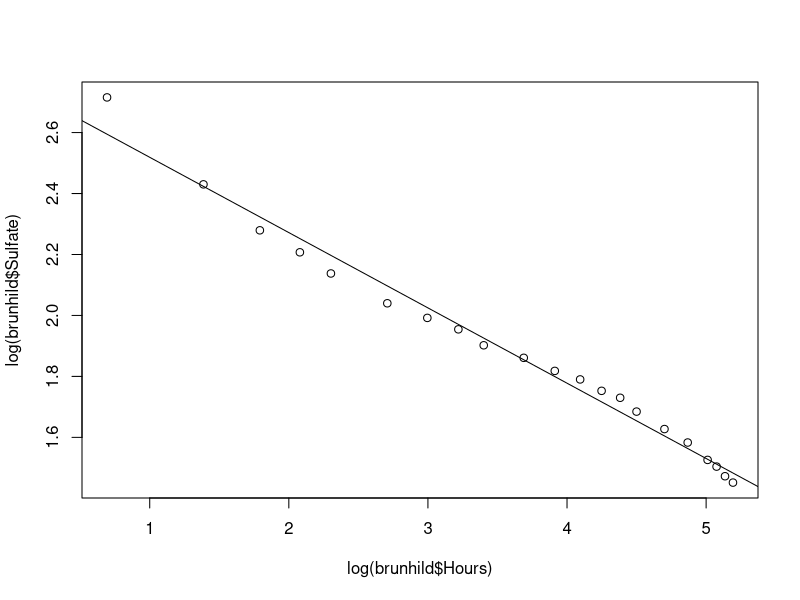
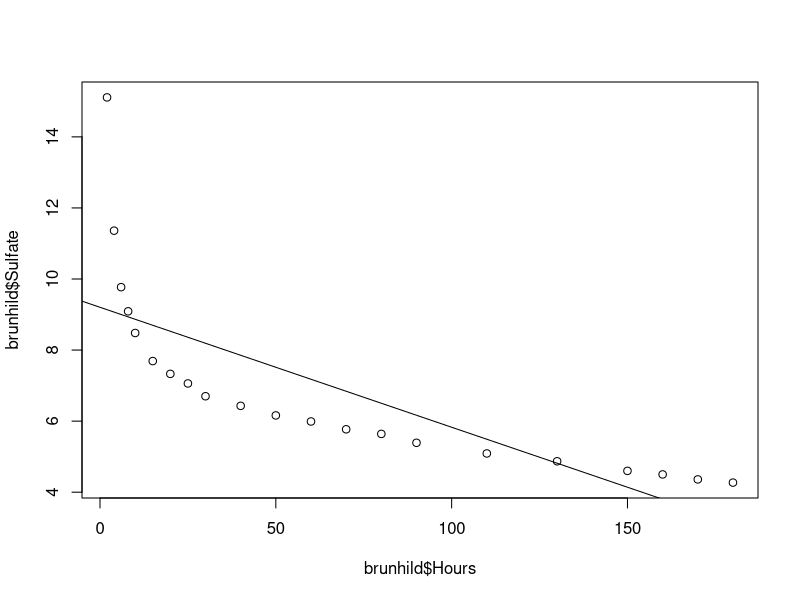
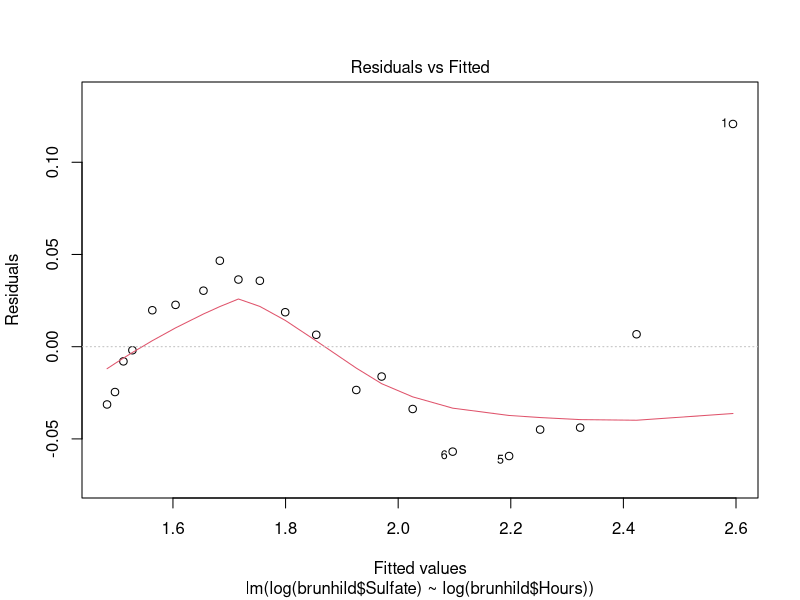
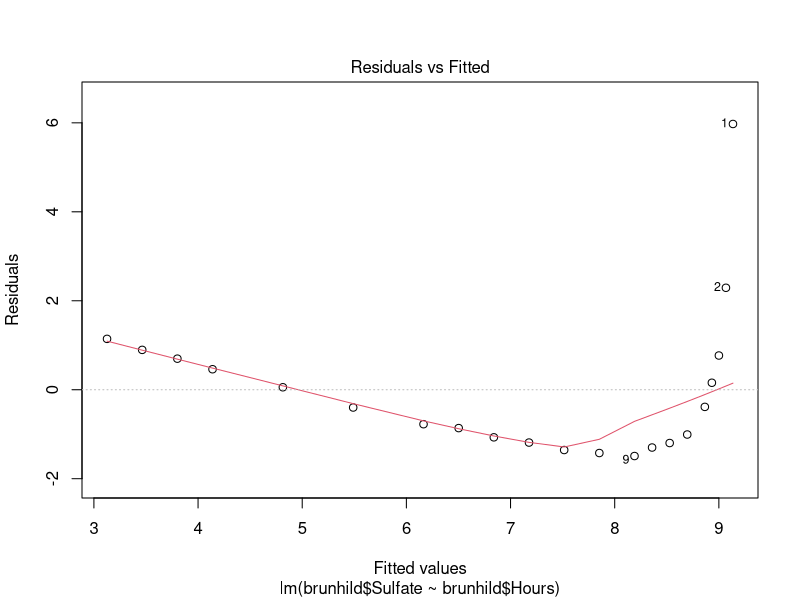
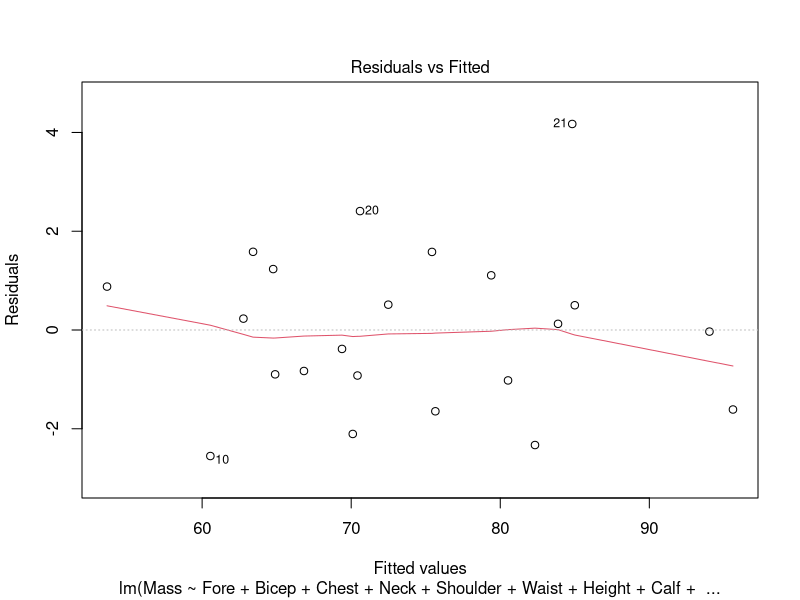
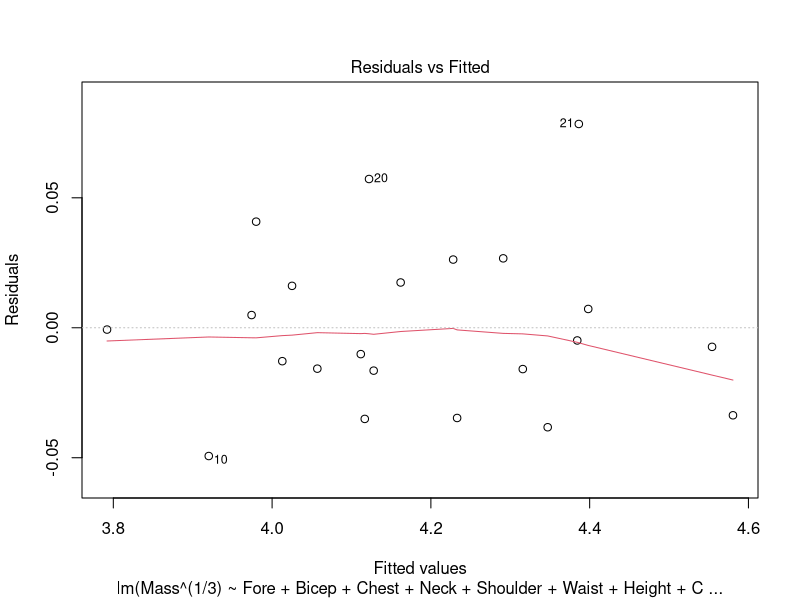
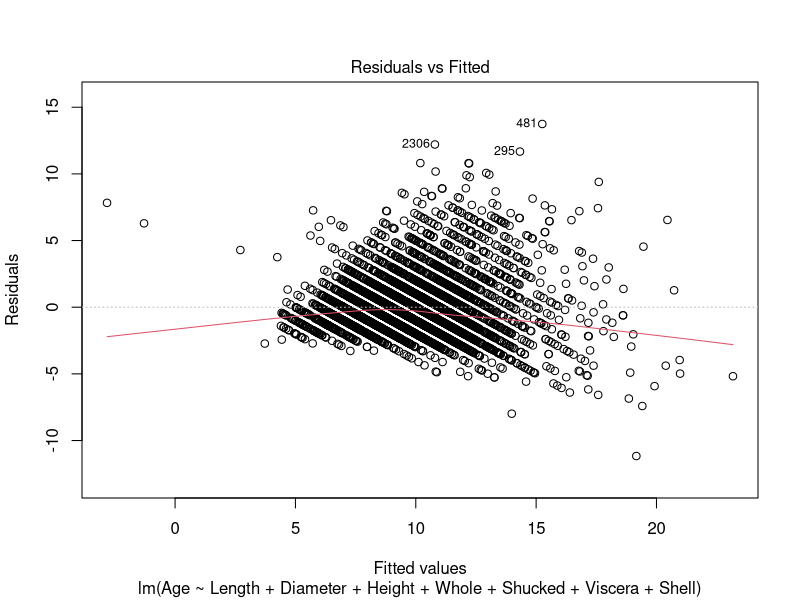
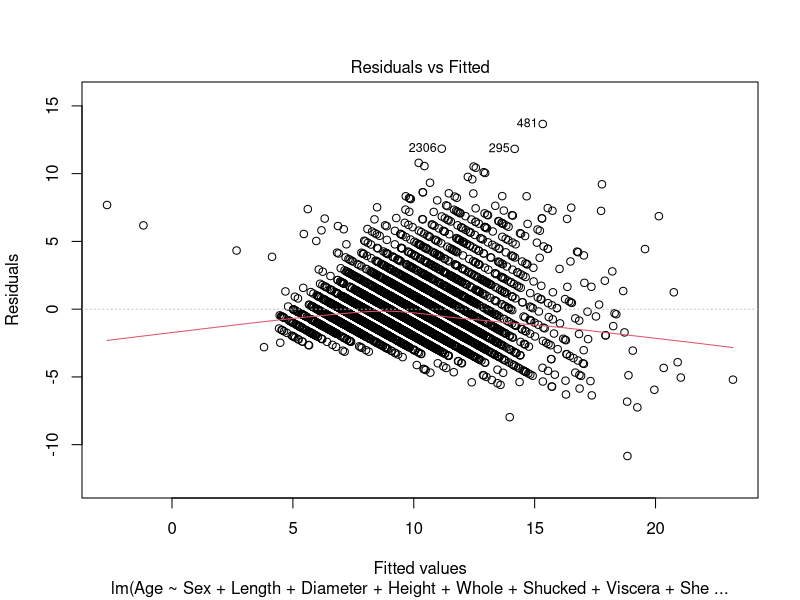

Recreate these plots in R, in order.
## ---- chunk 1
#a
brunhild = read.csv("brunhild.txt", header=TRUE)
loglogfit = lm(log(brunhild$Sulfate) ~ log(brunhild$Hours))
plot(log(brunhild$Hours), log(brunhild$Sulfate))
abline(loglogfit$coefficients)

#b
fit = lm(brunhild$Sulfate ~ brunhild$Hours)
plot(brunhild$Hours, brunhild$Sulfate)
abline(fit$coefficients)

#c
plot(loglogfit, which=c(1,1))
plot(fit, which=c(1,1))

#d
print(summary(loglogfit)$r.squared)
print(summary(fit)$r.squared)

## ---- chunk 2
#a
physical = read.csv("physical.txt", header=TRUE)
fit2 = lm(Mass ~ Fore+Bicep+Chest+Neck+Shoulder+Waist+Height+Calf+Thigh+Head, data=physical)

plot(fit2, which=c(1,1))

#b
cubedfit = lm(Mass^(1/3) ~ Fore+Bicep+Chest+Neck+Shoulder+Waist+Height+Calf+Thigh+Head, data=physical)
plot(cubedfit, which=c(1,1))

#c
print(summary(fit2)$r.squared)
print(summary(cubedfit)$r.squared)
## ---- chunk 3
#a
abalone = read.csv("abalone.txt", header=TRUE)
fit3 = lm(Age ~ Length+Diameter+Height+Whole+Shucked+Viscera+Shell, data=abalone)
plot(fit3, which=c(1,1))

#b
fit4 = lm(Age ~ Sex+Length+Diameter+Height+Whole+Shucked+Viscera+Shell, data=abalone)
plot(fit4, which=c(1,1))

#c
fit5 = lm(log(Age) ~ Length+Diameter+Height+Whole+Shucked+Viscera+Shell, data=abalone)
plot(fit5, which=c(1,1))

#d
fit6 = lm(log(Age) ~ Sex+Length+Diameter+Height+Whole+Shucked+Viscera+Shell, data=abalone)
plot(fit6, which=c(1,1))

#e
print(summary(fit3)$r.squared) #ignores gender
print(summary(fit4)$r.squared) #includes gender
print(summary(fit5)$r.squared) #ignores gender, uses log of age
print(summary(fit6)$r.squared) #includes gender, uses log of age
## ---- chunk 4
#f
library(glmnet)
xfactors = model.matrix(abalone$Age ~ abalone$Sex)
x = as.matrix(data.frame(abalone$Sex, abalone$Length, abalone$Diameter, abalone$Height, abalone$Whole, abalone$Shucked, abalone$Viscera, abalone$Shell, xfactors))

cvfit = cv.glmnet(x, y=abalone$Age)
plot(cvfit)
